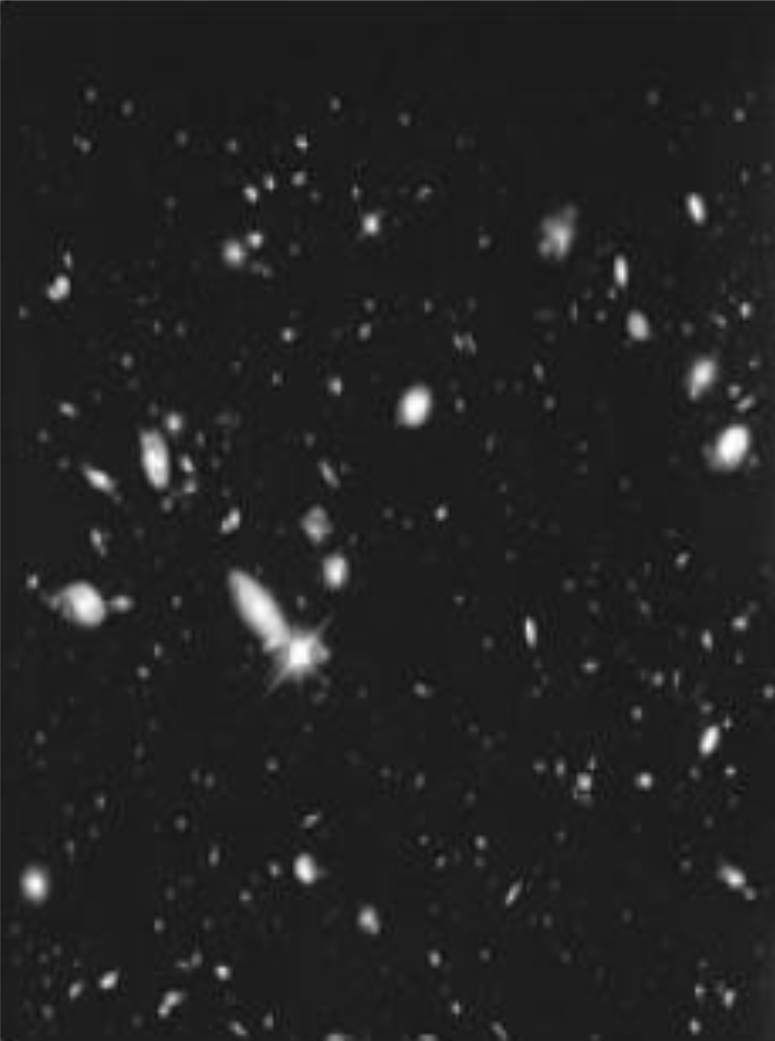
#> input picture PDI_TP3/stars.png, 775 x 1041 px
$ jupyter execute Tp3_2.ipynb
#> lines starting #> are read from the running program, lines starting #| are printed output that depends on the picture; after the words box and inside, x2 and y2 are one past the last pixel; in counts of white or black regions, pixels touching at a corner belong together
[cell 1]
# === Filtro pasa bajos 15x15 + Threshold 25% ===
# Compatible con JupyterLite (usa solo numpy, PIL, matplotlib)

import numpy as np
from PIL import Image
import matplotlib.pyplot as plt

# --- Cargar imagen ---
# Asegurate de haber subido tu imagen y usar el nombre correcto
img_path = "stars.png"  # <-- cambialo por el nombre del archivo
img = Image.open(img_path).convert("L")  # convertir a escala de grises
img_array = np.array(img, dtype=np.float32)

# --- Crear kernel 15x15 de promedio ---
kernel_size = 15
kernel = np.ones((kernel_size, kernel_size), dtype=np.float32) / (kernel_size**2)

# --- Aplicar convolución manual ---
def convolve2d(image, kernel):
    kh, kw = kernel.shape
    pad_h, pad_w = kh // 2, kw // 2
    padded = np.pad(image, ((pad_h, pad_h), (pad_w, pad_w)), mode='reflect')
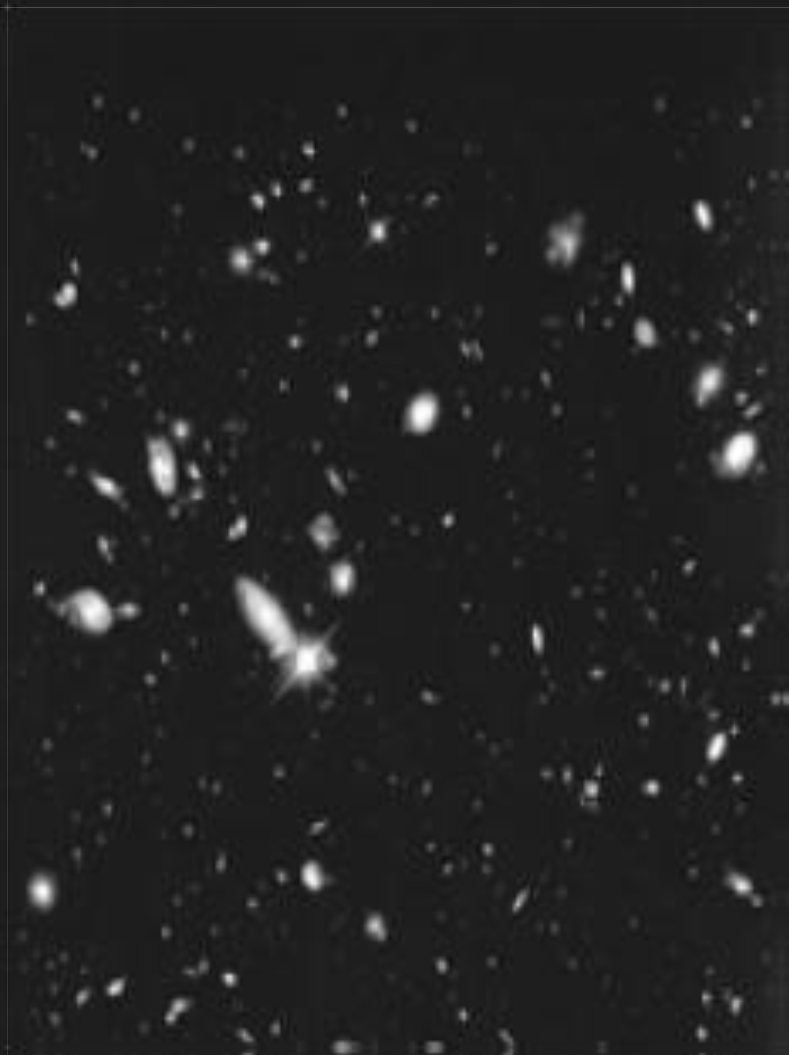
#> padded: shape (1055, 789) float32; min 11, max 255, mean 34.6
    output = np.zeros_like(image)
    for i in range(image.shape[0]):
        for j in range(image.shape[1]):
            region = padded[i:i+kh, j:j+kw]
            output[i, j] = np.sum(region * kernel)
    return output

lowpass_img = convolve2d(img_array, kernel)

# --- Aplicar threshold al 25% del máximo ---
threshold_value = 0.25 * np.max(lowpass_img)
#> threshold_value = 61.43
threshold_img = (lowpass_img >= threshold_value).astype(np.uint8) * 255
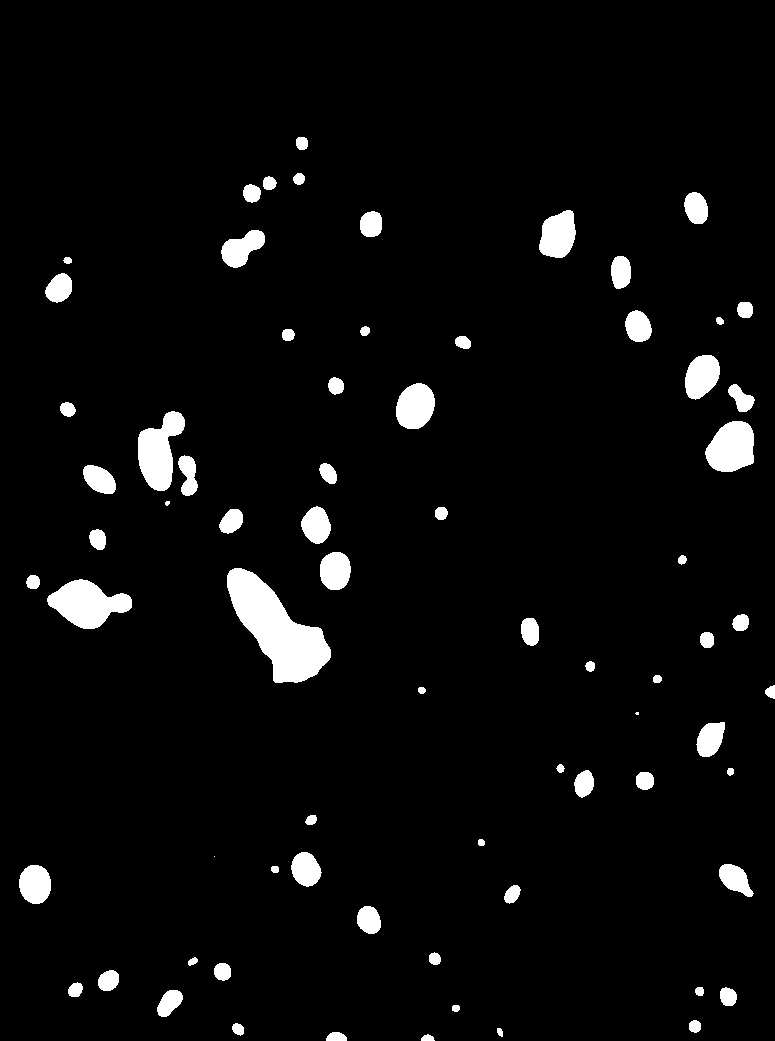
#> threshold_img: shape (1041, 775); 4.4% white; 73 white regions (2 under 20 px), largest, box (x1, y1, x2, y2) and area: (227, 568, 331, 683) 5826, (47, 579, 132, 629) 2539, (138, 411, 185, 491) 2253

# --- Mostrar resultados ---
plt.figure(figsize=(12, 4))

plt.subplot(1, 3, 1)
plt.imshow(img_array, cmap="gray")
plt.title("Imagen original")
plt.axis("off")

plt.subplot(1, 3, 2)
plt.imshow(lowpass_img, cmap="gray")
plt.title("Filtro pasa bajos 15x15")
plt.axis("off")

plt.subplot(1, 3, 3)
plt.imshow(threshold_img, cmap="gray")
plt.title("Threshold 25% del máximo")
plt.axis("off")

plt.tight_layout()
plt.show()
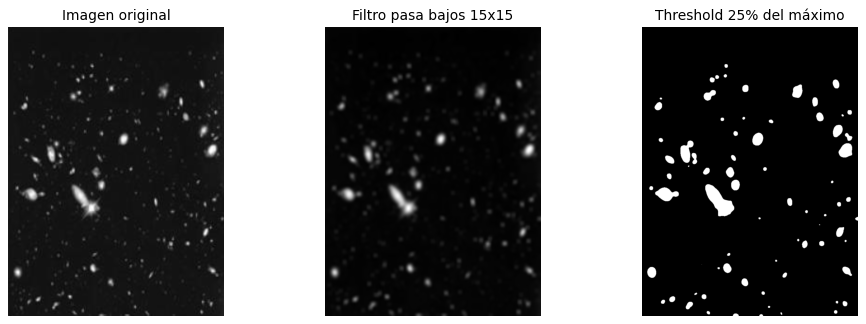
#> figure drawn by matplotlib, 3 panels
